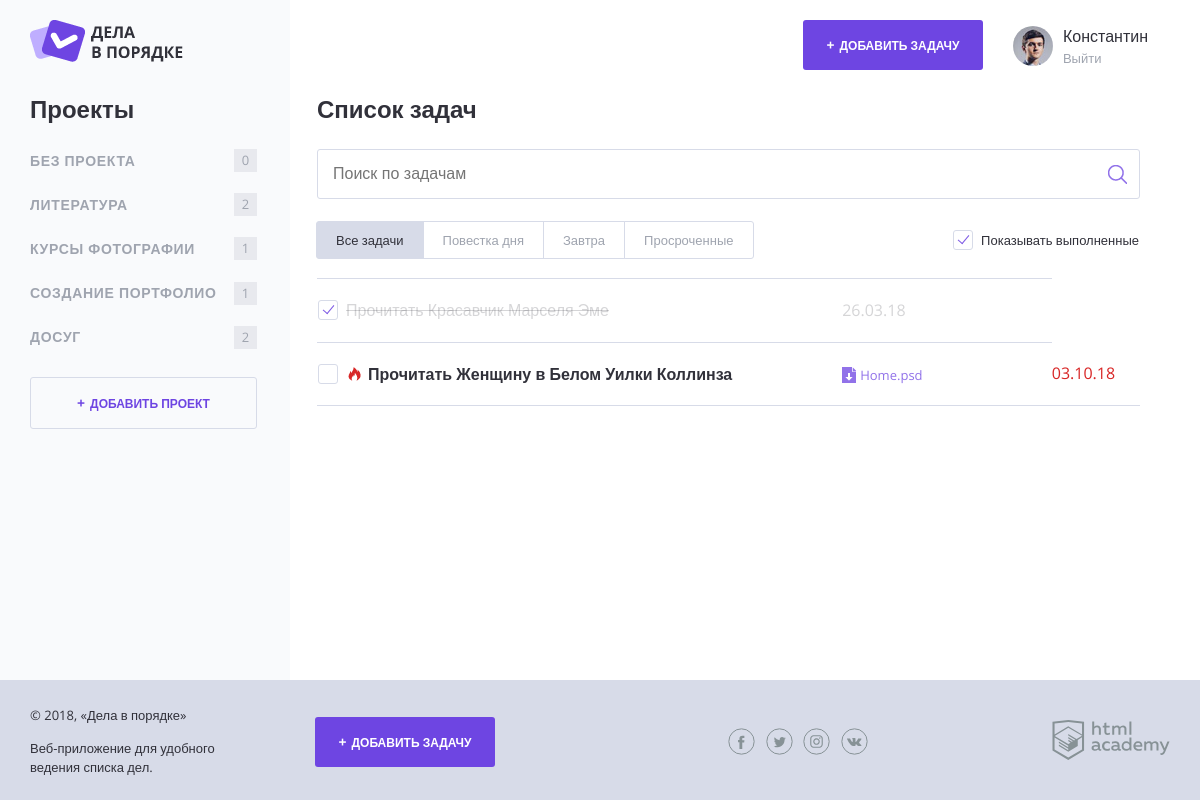
Page /?project_id=6 on the committed database.
### tables this page shows
CREATE TABLE projects (
  project_id INT AUTO_INCREMENT PRIMARY KEY NOT NULL,
  title CHAR(30) NOT NULL,
  user_id INT NOT NULL
);

CREATE TABLE tasks (
  task_id INT AUTO_INCREMENT PRIMARY KEY NOT NULL,
  project_id INT,
  user_id INT NOT NULL,
  created DATETIME NOT NULL DEFAULT CURRENT_TIMESTAMP,
  completed DATETIME,
  deadline DATETIME,
  title TEXT(30) NOT NULL,
  link TEXT(300)
);

### functions.php (called while the page is built, shortened)
<?php
$show_completed_tasks = rand(0, 1);
function calculate_unsorted_tasks($tasks_array) {
  $total_tasks = 0;
  return $total_tasks;
}
function include_template($name, $data) {
  $name = 'templates/' . $name;
  extract($data);
  require_once $name;
  $result = ob_get_clean();
return $result;
}
function calculate_time_left_to_date($date) {
  $current_time = time();
  $time_to_task = strtotime($date);
  $secs_in_day = 86400;
  $time_left = $time_to_task - $current_time;
  $hours_until_end = floor($time_left / $secs_in_day) * 24;
  if ($date and $hours_until_end < 24) {
    return true;
  }
  return false;
}
function convert_time ($date) {
  if ($date) {
    $timestamp = strtotime($date);
    $mydate = date('d.m.y', $timestamp);
    return $mydate;
  }
}
function get_array_from_sql ($connect, $result) {
  mysqli_set_charset($connect, "utf8");
  $result = mysqli_query($connect, $result);
  $array = null;
  if ($result) {
    $array = mysqli_fetch_all($result, MYSQLI_ASSOC);
  }
  return $array;
}
?>

### sql-requests.php (called while the page is built, shortened)
<?php
function get_projects_array($user_id) {
    $sql_projects = "SELECT projects.title, projects.project_id, COUNT(task_id)
      AS tasks_amount
      FROM tasks
      JOIN projects
      ON tasks.project_id= projects.project_id
      WHERE projects.user_id = $user_id  GROUP BY tasks.project_id;";
    return $sql_projects;
}
function get_tasks_array ($user_id) {
  $sql_tasks = "SELECT `title`, `deadline`, `project_id`, `completed`
    FROM tasks
    WHERE user_id = $user_id";
  return $sql_tasks;
}

### templates/layout.php (the view, shortened to what this page needs)
<!DOCTYPE html>
<html lang="ru">
<head>
    <link rel="stylesheet" href="css/normalize.css">
    <link rel="stylesheet" href="css/style.css">
    <link rel="stylesheet" href="css/flatpickr.min.css">
</head>
<body>
<div class="page-wrapper">
    <div class="container container--with-sidebar">
        <header class="main-header">
            <a href="/">
                <img src="img/logo.png" width="153" height="42" alt="Логотип Дела в порядке">
            </a>
            <div class="main-header__side">
                <a class="main-header__side-item button button--plus open-modal" href="add.php">Добавить задачу</a>
                <div class="main-header__side-item user-menu">
                    <div class="user-menu__image">
                        <img src="img/user-pic.jpg" width="40" height="40" alt="Пользователь">
                    </div>
                    <div class="user-menu__data">
                        <p>Константин</p>
                        <a href="#">Выйти</a>
                    </div>
                </div>
            </div>
        </header>
        <div class="content">
            <section class="content__side">
                <h2 class="content__side-heading">Проекты</h2>
                <nav class="main-navigation">
                    <ul class="main-navigation__list">
                      <li class="main-navigation__list-item">
                          <a class="main-navigation__list-item-link" href="?project_id">Без проекта</a>
                          <span class="main-navigation__list-item-count"><?= calculate_unsorted_tasks($default_tasks)?></span>
                      </li>
                      <?php foreach ($projects as $project): ?>
                        <li class="main-navigation__list-item">
                            <a class="main-navigation__list-item-link" href="?project_id=<?= $project['project_id'] ?>"><?= $project['title']; ?></a>
                            <span class="main-navigation__list-item-count"><?= $project['tasks_amount'] ?></span>
                        </li>
                      <?php endforeach; ?>
                    </ul>
                </nav>
                <a class="button button--transparent button--plus content__side-button"
                   href="pages/form-project.html" target="project_add">Добавить проект</a>
            </section>
            <main class="content__main">
            <?=$content;?>
            </main>
        </div>
    </div>
</div>
<footer class="main-footer">
    <div class="container">
        <div class="main-footer__copyright">
            <p>© 2018, «Дела в порядке»</p>
            <p>Веб-приложение для удобного ведения списка дел.</p>
        </div>
        <a class="main-footer__button button button--plus" href="pages/form-task.html">Добавить задачу</a>
        <div class="main-footer__social social">
            <a class="social__link social__link--facebook" href="#">
            </a>
            <a class="social__link social__link--twitter" href="#">
            </a>
            <a class="social__link social__link--instagram" href="#">
            </a>
            <a class="social__link social__link--vkontakte" href="#">
            </a>
        </div>
        <div class="main-footer__developed-by">
            <a href="https://htmlacademy.ru/intensive/php">
                <img src="img/htmlacademy.svg" alt="HTML Academy" width="118" height="40">
            </a>
        </div>
    </div>
</footer>
</body>
</html>

### templates/index.php (shortened to what this page needs)
<h2 class="content__main-heading">Список задач</h2>
<form class="search-form" action="index.php" method="post">
  <input class="search-form__input" type="text" name="" value="" placeholder="Поиск по задачам">
  <input class="search-form__submit" type="submit" name="" value="Искать">
</form>
<div class="tasks-controls">
  <nav class="tasks-switch">
    <a href="/" class="tasks-switch__item tasks-switch__item--active">Все задачи</a>
    <a href="/" class="tasks-switch__item">Повестка дня</a>
    <a href="/" class="tasks-switch__item">Завтра</a>
    <a href="/" class="tasks-switch__item">Просроченные</a>
  </nav>
  <label class="checkbox">
    <span class="checkbox__text">Показывать выполненные</span>
  </label>
</div>
<table class="tasks">
  <?php foreach ($tasks as $task): ?>
    <?php if (!$task['completed']): ?>
      <tr class="tasks__item task<?php if (calculate_time_left_to_date($task['deadline'])): ?> task--important<?php endif; ?>">
        <td class="task__select">
          <label class="checkbox task__checkbox">
            <span class="checkbox__text">
              <?= htmlspecialchars($task['title']); ?></span>
          </label>
        </td>
        <td class="task__file">
          <a class="download-link" href="#">Home.psd</a>
        </td>
        <td class="task__date">
          <?= htmlspecialchars(convert_time($task['deadline'])); ?>
        </td>
      </tr>
    <?php endif; ?>
    <?php if ($task['completed'] and $show_completed_tasks): ?>
      <tr class="tasks__item task task--completed">
        <td class="task__select">
          <label class="checkbox task__checkbox">
            <span class="checkbox__text">
              <?= htmlspecialchars($task['title']); ?></span>
          </label>
        </td>
        <td class="task__date">
          <?= htmlspecialchars(convert_time($task['deadline'])); ?>
        </td>
      </tr>
    <?php endif; ?>
  <?php endforeach; ?>
</table>

### rows in the picture
projects: title "ЛИТЕРАТУРА", tasks_amount "2"
projects: title "КУРСЫ ФОТОГРАФИИ", tasks_amount "1"
projects: title "СОЗДАНИЕ ПОРТФОЛИО", tasks_amount "1"
projects: title "ДОСУГ", tasks_amount "2"
tasks: title "Прочитать Красавчик Марселя Эме", deadline "26.03.18"
tasks: title "Прочитать Женщину в Белом Уилки Коллинза", deadline "03.10.18"

### other values in the picture
calculate_unsorted_tasks($default_tasks) "0"
